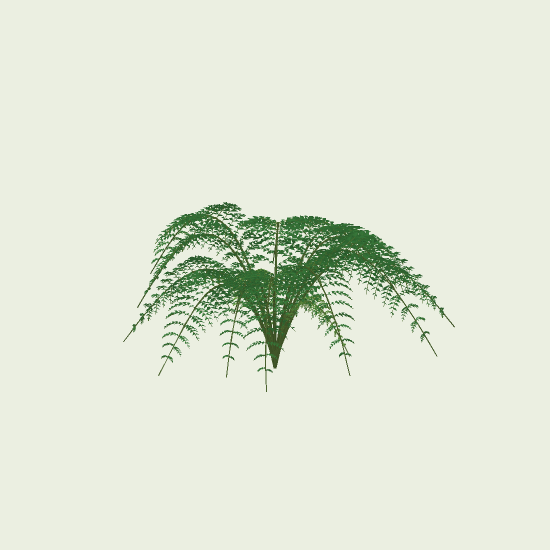
#> input picture woodland_fern/preview.png, 1100 x 1100 px (shown at 1/2 size)
$ python -i build_woodland_fern.py   (imports and definitions only)
#> lines starting #> are read from the running program, lines starting #| are printed output that depends on the picture
#!/usr/bin/env python3
"""Deterministic, botanical procedural woodland fern for Bevy (Y-up GLBs).

Dependencies: numpy, trimesh, Pillow.  Run: python build_woodland_fern.py --output ./woodland_fern
No Blender needed to export.  create_blend.py imports GLBs into Blender for editing.
"""
import argparse
import math
import random
from dataclasses import dataclass
from pathlib import Path

import numpy as np
import trimesh
from PIL import Image, ImageDraw, ImageFont
from trimesh.visual.material import PBRMaterial

UP=np.array([0.0,1.0,0.0]); X=np.array([1.0,0.0,0.0]); Z=np.array([0.0,0.0,1.0])
SEED=80327


def norm(v):
    d=np.linalg.norm(v)
    return v/d if d>1e-10 else v


def mix(a,b,t):return a*(1-t)+b*t


def smoothstep(a,b,x):
    t=max(0.,min(1.,(x-a)/(b-a)))
    return t*t*(3-2*t)

class MeshBuffer:
    def __init__(self):
        self.vertices=[];self.faces=[];self.colors=[]
    def vertex(self,p,color):
        i=len(self.vertices);self.vertices.append(np.asarray(p,float));self.colors.append(tuple(int(max(0,min(255,x))) for x in color));return i
    def tri(self,a,b,c):
        self.faces.append((a,b,c))
    def quad(self,a,b,c,d):
        self.faces.extend([(a,b,c),(a,c,d)])
    # [5 lines left out: function shape, not called in this run]
    @property
    def count(self):return len(self.faces)

@dataclass
class Frond:
    angle:float
    length:float
    phase:float
    lean:float
    leafiness:float
    curl:float

    # [8 lines left out: function point, not called in this run]
    def tangent(self,u):return norm(self.point(min(.9999,u+.002))-self.point(max(.0001,u-.002)))


# [169 lines left out: functions fronds_for_seed, color_leaf, stem_tube, pinna_pos, pinna_length, add_leaflet and 1 more, not called in this run]


def pbr(name,double_sided=True):
    m=PBRMaterial(name=name,baseColorFactor=[255,255,255,255],metallicFactor=0.,roughnessFactor=.85,doubleSided=double_sided)
    return m


# [50 lines left out: functions export_glb, render_meshes, not called in this run]


def normalize_impostor(raw_path,target_path):
#> called with raw_path = 'preview.png', target_path = 'out.png'
    im=Image.open(raw_path).convert('RGBA')
#> im is the input picture: PIL image 1100x1100 RGBA; mean R, G, B, A 224.8, 231.2, 215, 255
    bbox=im.getbbox()
#> bbox = (0, 0, 1100, 1100)
    if bbox is None:raise RuntimeError('Transparent impostor render')
    crop=im.crop(bbox)
    canvas=Image.new('RGBA',(1024,512),(0,0,0,0))
#> canvas: PIL image 1024x512 RGBA; every value is 0
    # Preserve aspect ratio with a margin: actual geometry will occupy most of its quad.
    scale=min(940/crop.width,444/crop.height)
#> scale = 0.404
    new=(max(1,int(crop.width*scale)),max(1,int(crop.height*scale)))
#> new = (444, 444)
    crop=crop.resize(new,Image.Resampling.LANCZOS)
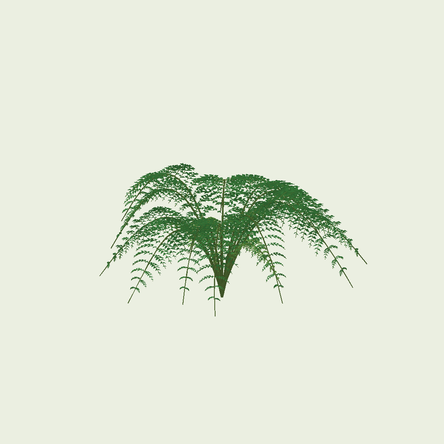
#> crop: PIL image 444x444 RGBA; mean R, G, B, A 224.8, 231.2, 215, 255
    canvas.alpha_composite(crop,((1024-new[0])//2,(512-new[1])//2))
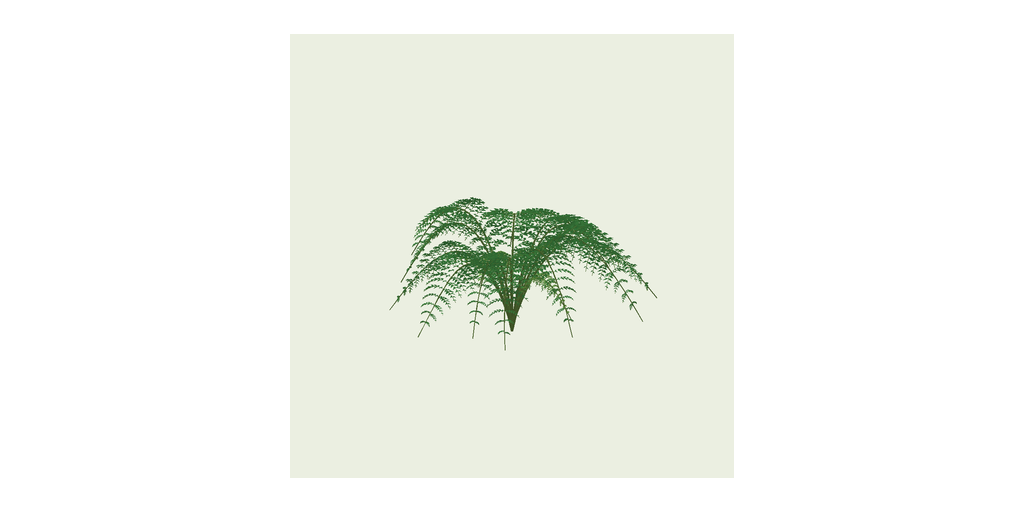
#> canvas: PIL image 1024x512 RGBA; mean R, G, B, A 84.5, 86.9, 80.8, 95.9; transparent parts drawn white
    canvas.save(target_path)


# [76 lines left out: functions create_showcase, make_billboard, main, not called in this run]

# [1 line not run here, left out]

>>> result = normalize_impostor('preview.png', 'out.png')
